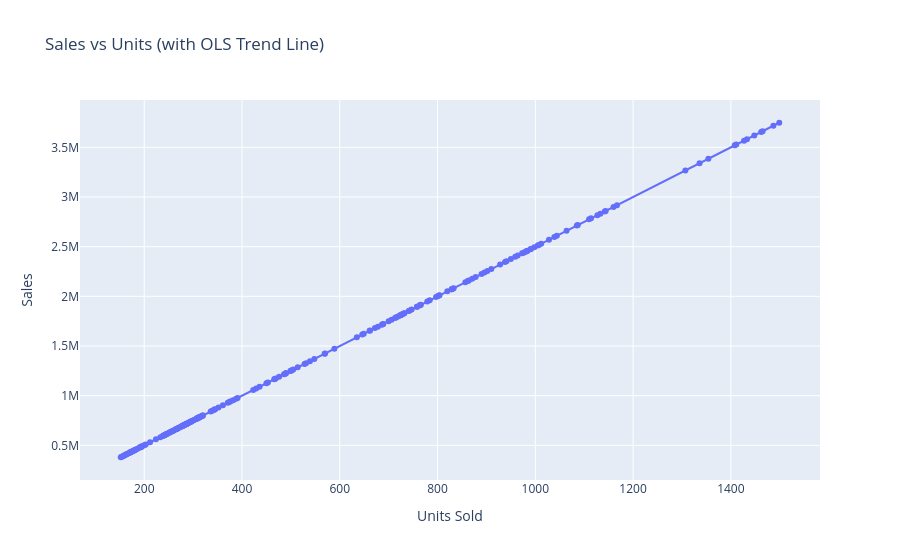

The code cell stored with this chart in its notebook:
### Markdown cell above
##### 2. Using Plotly and *df_qtr*: Create a scatterplot comparing sales and units. Add a trend line to the visual

### Code cell
fig = px.scatter(
    df_qtr,
    x="Unit",
    y="Sales",
    trendline="ols",
    title="Sales vs Units (with OLS Trend Line)",
    labels={"Unit": "Units Sold", "Sales": "Sales"},
)
fig.show()

### Figure 1 — Plotly figure (JSON) as saved in the notebook; plotly's stock layout.template omitted (floating-point values rounded to 4 significant figures; data arrays with more than 128 entries replaced by an {"elided": "..."} marker saying what was removed)
{"data": [{"hovertemplate": "Units Sold=%{x}<br>Sales=%{y}<extra></extra>", "legendgroup": "", "marker": {"color": "#636efa", "symbol": "circle"}, "mode": "markers", "name": "", "orientation": "v", "showlegend": false, "type": "scatter", "x": {"elided": "252 int values"}, "xaxis": "x", "y": {"elided": "252 int values"}, "yaxis": "y"}, {"hovertemplate": "<b>OLS trendline</b><br>Sales = 2500 * Unit + -7.05768e-10<br>R<sup>2</sup>=1.000000<br><br>Units Sold=%{x}<br>Sales=%{y} <b>(trend)</b><extra></extra>", "legendgroup": "", "marker": {"color": "#636efa", "symbol": "circle"}, "mode": "lines", "name": "", "showlegend": false, "type": "scatter", "x": {"elided": "252 int values"}, "xaxis": "x", "y": {"elided": "252 float values"}, "yaxis": "y"}], "layout": {"legend": {"tracegroupgap": 0}, "title": {"text": "Sales vs Units (with OLS Trend Line)"}, "xaxis": {"anchor": "y", "domain": [0, 1], "title": {"text": "Units Sold"}}, "yaxis": {"anchor": "x", "domain": [0, 1], "title": {"text": "Sales"}}}}
